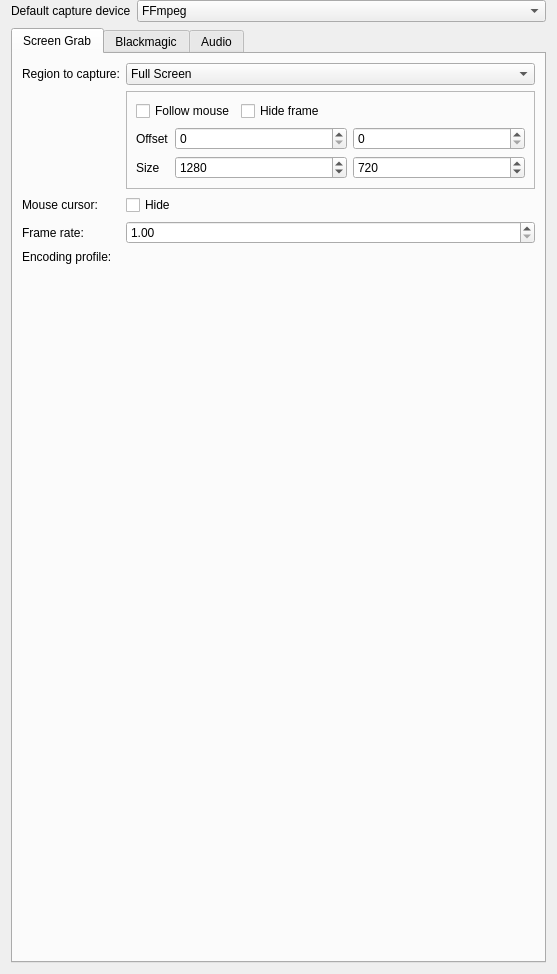
<?xml version="1.0" encoding="UTF-8"?>
<ui version="4.0">
 <author>
SPDX-FileCopyrightText: none
SPDX-License-Identifier: GPL-3.0-only OR LicenseRef-KDE-Accepted-GPL
 </author>
 <class>ConfigCapture_UI</class>
 <widget class="QWidget" name="ConfigCapture_UI">
  <property name="geometry">
   <rect>
    <x>0</x>
    <y>0</y>
    <width>557</width>
    <height>974</height>
   </rect>
  </property>
  <layout class="QGridLayout" name="gridLayout_8">
   <property name="topMargin">
    <number>0</number>
   </property>
   <item row="0" column="0">
    <widget class="QLabel" name="label">
     <property name="text">
      <string>Default capture device</string>
     </property>
    </widget>
   </item>
   <item row="0" column="1">
    <widget class="QComboBox" name="kcfg_defaultcapture">
     <property name="sizePolicy">
      <sizepolicy hsizetype="Expanding" vsizetype="Fixed">
       <horstretch>0</horstretch>
       <verstretch>0</verstretch>
      </sizepolicy>
     </property>
     <item>
      <property name="text">
       <string>FFmpeg</string>
      </property>
     </item>
     <item>
      <property name="text">
       <string>Screen grab</string>
      </property>
     </item>
    </widget>
   </item>
   <item row="1" column="0" colspan="2">
    <widget class="QTabWidget" name="tabWidget">
     <property name="minimumSize">
      <size>
       <width>401</width>
       <height>0</height>
      </size>
     </property>
     <property name="currentIndex">
      <number>0</number>
     </property>
     <widget class="QWidget" name="screen_grab_tab">
      <attribute name="title">
       <string>Screen Grab</string>
      </attribute>
      <layout class="QFormLayout" name="formLayout_3">
       <item row="0" column="0">
        <widget class="QLabel" name="label_8">
         <property name="text">
          <string>Region to capture:</string>
         </property>
        </widget>
       </item>
       <item row="0" column="1">
        <widget class="QComboBox" name="kcfg_grab_capture_type">
         <item>
          <property name="text">
           <string>Full Screen</string>
          </property>
         </item>
         <item>
          <property name="text">
           <string>Rectangular Region</string>
          </property>
         </item>
        </widget>
       </item>
       <item row="1" column="1">
        <widget class="QFrame" name="region_group">
         <property name="frameShape">
          <enum>QFrame::Shape::StyledPanel</enum>
         </property>
         <property name="frameShadow">
          <enum>QFrame::Shadow::Raised</enum>
         </property>
         <layout class="QGridLayout" name="gridLayout_3">
          <item row="0" column="0" colspan="3">
           <layout class="QHBoxLayout" name="horizontalLayout">
            <item>
             <widget class="QCheckBox" name="kcfg_grab_follow_mouse">
              <property name="text">
               <string>Follow mouse</string>
              </property>
             </widget>
            </item>
            <item>
             <widget class="QCheckBox" name="kcfg_grab_hide_frame">
              <property name="text">
               <string>Hide frame</string>
              </property>
             </widget>
            </item>
            <item>
             <spacer name="horizontalSpacer_4">
              <property name="orientation">
               <enum>Qt::Orientation::Horizontal</enum>
              </property>
              <property name="sizeHint" stdset="0">
               <size>
                <width>40</width>
                <height>20</height>
               </size>
              </property>
             </spacer>
            </item>
           </layout>
          </item>
          <item row="1" column="0">
           <widget class="QLabel" name="label_19">
            <property name="text">
             <string>Offset</string>
            </property>
           </widget>
          </item>
          <item row="1" column="1">
           <widget class="QSpinBox" name="kcfg_grab_offsetx">
            <property name="sizePolicy">
             <sizepolicy hsizetype="Expanding" vsizetype="Fixed">
              <horstretch>0</horstretch>
              <verstretch>0</verstretch>
             </sizepolicy>
            </property>
            <property name="maximum">
             <number>5000</number>
            </property>
            <property name="value">
             <number>0</number>
            </property>
           </widget>
          </item>
          <item row="1" column="2">
           <widget class="QSpinBox" name="kcfg_grab_offsety">
            <property name="sizePolicy">
             <sizepolicy hsizetype="Expanding" vsizetype="Fixed">
              <horstretch>0</horstretch>
              <verstretch>0</verstretch>
             </sizepolicy>
            </property>
            <property name="maximum">
             <number>5000</number>
            </property>
            <property name="value">
             <number>0</number>
            </property>
           </widget>
          </item>
          <item row="2" column="0">
           <widget class="QLabel" name="label_20">
            <property name="text">
             <string>Size</string>
            </property>
           </widget>
          </item>
          <item row="2" column="1">
           <widget class="QSpinBox" name="kcfg_grab_width">
            <property name="minimum">
             <number>1</number>
            </property>
            <property name="maximum">
             <number>5000</number>
            </property>
            <property name="value">
             <number>1280</number>
            </property>
           </widget>
          </item>
          <item row="2" column="2">
           <widget class="QSpinBox" name="kcfg_grab_height">
            <property name="minimum">
             <number>1</number>
            </property>
            <property name="maximum">
             <number>5000</number>
            </property>
            <property name="value">
             <number>720</number>
            </property>
           </widget>
          </item>
         </layout>
        </widget>
       </item>
       <item row="2" column="1">
        <widget class="QCheckBox" name="kcfg_grab_hide_mouse">
         <property name="text">
          <string>Hide</string>
         </property>
        </widget>
       </item>
       <item row="2" column="0">
        <widget class="QLabel" name="label_7">
         <property name="text">
          <string>Mouse cursor:</string>
         </property>
        </widget>
       </item>
       <item row="3" column="0">
        <widget class="QLabel" name="label_18">
         <property name="text">
          <string>Frame rate:</string>
         </property>
        </widget>
       </item>
       <item row="3" column="1">
        <widget class="QDoubleSpinBox" name="kcfg_grab_fps">
         <property name="minimum">
          <double>1.000000000000000</double>
         </property>
         <property name="maximum">
          <double>1000.000000000000000</double>
         </property>
        </widget>
       </item>
       <item row="4" column="0">
        <widget class="QLabel" name="label_screengrab">
         <property name="sizePolicy">
          <sizepolicy hsizetype="Maximum" vsizetype="Preferred">
           <horstretch>0</horstretch>
           <verstretch>0</verstretch>
          </sizepolicy>
         </property>
         <property name="text">
          <string>Encoding profile:</string>
         </property>
        </widget>
       </item>
       <item row="4" column="1">
        <layout class="QHBoxLayout" name="screen_grab_profile_box"/>
       </item>
       <item row="5" column="1">
        <spacer name="verticalSpacer_3">
         <property name="orientation">
          <enum>Qt::Orientation::Vertical</enum>
         </property>
         <property name="sizeHint" stdset="0">
          <size>
           <width>383</width>
           <height>160</height>
          </size>
         </property>
        </spacer>
       </item>
      </layout>
     </widget>
     <widget class="QWidget" name="decklink_tab">
      <attribute name="title">
       <string>Blackmagic</string>
      </attribute>
      <layout class="QFormLayout" name="formLayout">
       <item row="0" column="0">
        <widget class="QLabel" name="label_27">
         <property name="text">
          <string>Detected devices:</string>
         </property>
        </widget>
       </item>
       <item row="0" column="1">
        <widget class="QComboBox" name="kcfg_decklink_capturedevice">
         <property name="sizePolicy">
          <sizepolicy hsizetype="Expanding" vsizetype="Fixed">
           <horstretch>0</horstretch>
           <verstretch>0</verstretch>
          </sizepolicy>
         </property>
        </widget>
       </item>
       <item row="1" column="0">
        <widget class="QLabel" name="label_16">
         <property name="sizePolicy">
          <sizepolicy hsizetype="Maximum" vsizetype="Preferred">
           <horstretch>0</horstretch>
           <verstretch>0</verstretch>
          </sizepolicy>
         </property>
         <property name="text">
          <string>Encoding profile:</string>
         </property>
        </widget>
       </item>
       <item row="1" column="1">
        <layout class="QHBoxLayout" name="decklink_profile_box">
         <property name="spacing">
          <number>0</number>
         </property>
        </layout>
       </item>
       <item row="2" column="0">
        <widget class="QLabel" name="label_29">
         <property name="text">
          <string>Capture file name:</string>
         </property>
        </widget>
       </item>
       <item row="2" column="1">
        <widget class="QLineEdit" name="kcfg_decklink_filename"/>
       </item>
       <item row="3" column="1">
        <spacer name="verticalSpacer_4">
         <property name="orientation">
          <enum>Qt::Orientation::Vertical</enum>
         </property>
         <property name="sizeHint" stdset="0">
          <size>
           <width>20</width>
           <height>327</height>
          </size>
         </property>
        </spacer>
       </item>
      </layout>
     </widget>
     <widget class="QWidget" name="audio_tab">
      <attribute name="title">
       <string>Audio</string>
      </attribute>
      <layout class="QFormLayout" name="formLayout_2">
       <item row="0" column="0">
        <widget class="QLabel" name="label_33">
         <property name="text">
          <string>Device:</string>
         </property>
        </widget>
       </item>
       <item row="0" column="1">
        <widget class="QComboBox" name="defaultaudiocapture"/>
       </item>
       <item row="2" column="0">
        <widget class="QLabel" name="label_2">
         <property name="text">
          <string>Capture volume:</string>
         </property>
        </widget>
       </item>
       <item row="2" column="1">
        <widget class="QSlider" name="kcfg_audiocapturevolume">
         <property name="maximum">
          <number>100</number>
         </property>
         <property name="sliderPosition">
          <number>100</number>
         </property>
         <property name="tracking">
          <bool>true</bool>
         </property>
         <property name="orientation">
          <enum>Qt::Orientation::Horizontal</enum>
         </property>
         <property name="invertedAppearance">
          <bool>false</bool>
         </property>
         <property name="invertedControls">
          <bool>false</bool>
         </property>
         <property name="tickPosition">
          <enum>QSlider::TickPosition::TicksAbove</enum>
         </property>
        </widget>
       </item>
       <item row="4" column="0">
        <widget class="QLabel" name="label_3">
         <property name="text">
          <string>Channels:</string>
         </property>
        </widget>
       </item>
       <item row="4" column="1">
        <widget class="QComboBox" name="audiocapturechannels"/>
       </item>
       <item row="5" column="0">
        <widget class="QLabel" name="label_5">
         <property name="text">
          <string>Sample rate:</string>
         </property>
        </widget>
       </item>
       <item row="5" column="1">
        <widget class="QComboBox" name="audiocapturesamplerate"/>
       </item>
       <item row="8" column="1">
        <spacer name="verticalSpacer_2">
         <property name="orientation">
          <enum>Qt::Orientation::Vertical</enum>
         </property>
         <property name="sizeHint" stdset="0">
          <size>
           <width>20</width>
           <height>661</height>
          </size>
         </property>
        </spacer>
       </item>
       <item row="1" column="1">
        <widget class="QLabel" name="labelNoAudioDevices">
         <property name="font">
          <font>
           <pointsize>10</pointsize>
          </font>
         </property>
         <property name="text">
          <string>Make sure you have audio plugins installed on your system</string>
         </property>
        </widget>
       </item>
       <item row="7" column="1">
        <widget class="QCheckBox" name="kcfg_disablereccountdown">
         <property name="text">
          <string>Disable countdown before recording</string>
         </property>
        </widget>
       </item>
       <item row="6" column="1">
        <widget class="QComboBox" name="audiocapturesampleformat"/>
       </item>
       <item row="6" column="0">
        <widget class="QLabel" name="label_4">
         <property name="text">
          <string>Sample format:</string>
         </property>
        </widget>
       </item>
       <item row="3" column="1">
        <widget class="QPushButton" name="audiocapturedefaults">
         <property name="text">
          <string>Use Device Default Settings</string>
         </property>
        </widget>
       </item>
      </layout>
     </widget>
    </widget>
   </item>
  </layout>
 </widget>
 <tabstops>
  <tabstop>kcfg_defaultcapture</tabstop>
  <tabstop>tabWidget</tabstop>
  <tabstop>kcfg_grab_follow_mouse</tabstop>
  <tabstop>kcfg_grab_hide_frame</tabstop>
  <tabstop>kcfg_grab_offsetx</tabstop>
  <tabstop>kcfg_grab_offsety</tabstop>
  <tabstop>kcfg_grab_width</tabstop>
  <tabstop>kcfg_grab_height</tabstop>
  <tabstop>kcfg_decklink_capturedevice</tabstop>
  <tabstop>kcfg_decklink_filename</tabstop>
  <tabstop>defaultaudiocapture</tabstop>
  <tabstop>kcfg_audiocapturevolume</tabstop>
  <tabstop>audiocapturechannels</tabstop>
  <tabstop>audiocapturesamplerate</tabstop>
  <tabstop>kcfg_disablereccountdown</tabstop>
 </tabstops>
 <resources/>
 <connections/>
</ui>
